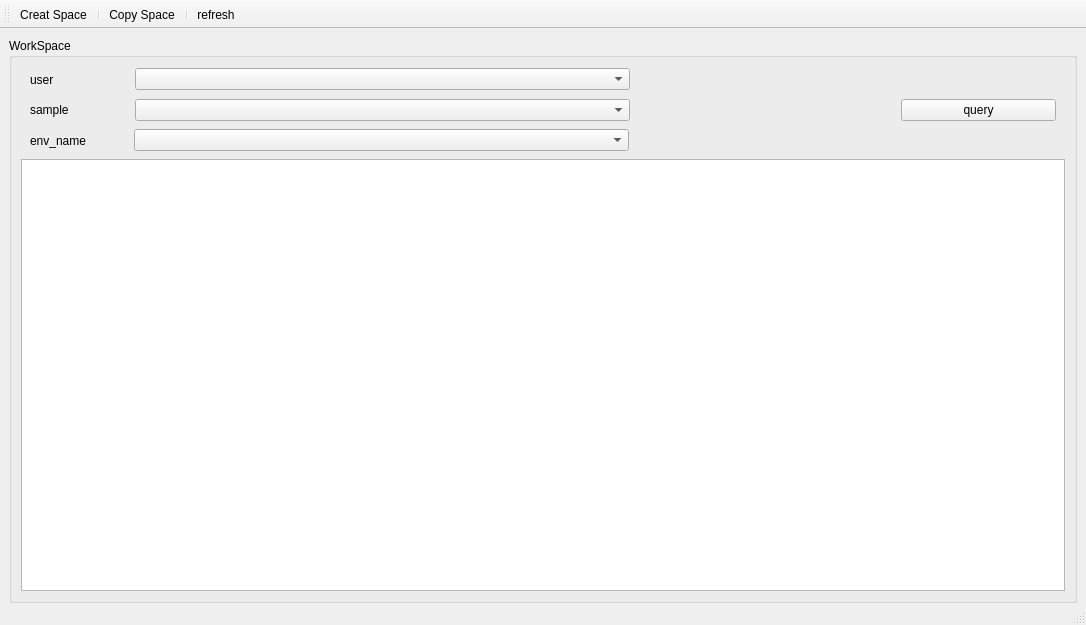
<?xml version="1.0" encoding="UTF-8"?>
<ui version="4.0">
 <class>MainWindow</class>
 <widget class="QMainWindow" name="MainWindow">
  <property name="geometry">
   <rect>
    <x>0</x>
    <y>0</y>
    <width>1086</width>
    <height>625</height>
   </rect>
  </property>
  <property name="windowTitle">
   <string>WorkSpace Manage</string>
  </property>
  <widget class="QWidget" name="centralwidget">
   <layout class="QGridLayout" name="gridLayout">
    <property name="bottomMargin">
     <number>0</number>
    </property>
    <item row="0" column="0">
     <widget class="QGroupBox" name="groupBox_2">
      <property name="title">
       <string>WorkSpace</string>
      </property>
      <layout class="QGridLayout" name="gridLayout_3" rowstretch="2,10">
       <item row="1" column="0">
        <widget class="QTableViewWorkSpaceWidget" name="tableWorkSpaceView"/>
       </item>
       <item row="0" column="0">
        <widget class="QWidget" name="widget_5" native="true">
         <layout class="QHBoxLayout" name="horizontalLayout_5" stretch="5,1">
          <property name="leftMargin">
           <number>0</number>
          </property>
          <property name="topMargin">
           <number>0</number>
          </property>
          <property name="rightMargin">
           <number>0</number>
          </property>
          <property name="bottomMargin">
           <number>0</number>
          </property>
          <item>
           <widget class="QWidget" name="widget_12" native="true">
            <layout class="QVBoxLayout" name="verticalLayout_4">
             <property name="leftMargin">
              <number>0</number>
             </property>
             <property name="topMargin">
              <number>0</number>
             </property>
             <property name="rightMargin">
              <number>0</number>
             </property>
             <property name="bottomMargin">
              <number>0</number>
             </property>
             <item>
              <widget class="QWidget" name="widget_6" native="true">
               <layout class="QHBoxLayout" name="horizontalLayout_6" stretch="2,10,5">
                <property name="spacing">
                 <number>6</number>
                </property>
                <property name="topMargin">
                 <number>0</number>
                </property>
                <property name="bottomMargin">
                 <number>0</number>
                </property>
                <item>
                 <widget class="QLabel" name="label_4">
                  <property name="text">
                   <string>user</string>
                  </property>
                 </widget>
                </item>
                <item>
                 <widget class="SearchComboBox" name="workUserContent"/>
                </item>
                <item>
                 <spacer name="horizontalSpacer_4">
                  <property name="orientation">
                   <enum>Qt::Horizontal</enum>
                  </property>
                  <property name="sizeHint" stdset="0">
                   <size>
                    <width>91</width>
                    <height>20</height>
                   </size>
                  </property>
                 </spacer>
                </item>
               </layout>
              </widget>
             </item>
             <item>
              <widget class="QWidget" name="widget_7" native="true">
               <layout class="QHBoxLayout" name="horizontalLayout_7" stretch="2,10,5">
                <property name="sizeConstraint">
                 <enum>QLayout::SetDefaultConstraint</enum>
                </property>
                <property name="topMargin">
                 <number>0</number>
                </property>
                <property name="bottomMargin">
                 <number>0</number>
                </property>
                <item>
                 <widget class="QLabel" name="label_5">
                  <property name="text">
                   <string>sample</string>
                  </property>
                 </widget>
                </item>
                <item>
                 <widget class="SearchComboBox" name="workSampleContent">
                  <property name="enabled">
                   <bool>true</bool>
                  </property>
                 </widget>
                </item>
                <item>
                 <spacer name="horizontalSpacer_5">
                  <property name="orientation">
                   <enum>Qt::Horizontal</enum>
                  </property>
                  <property name="sizeHint" stdset="0">
                   <size>
                    <width>91</width>
                    <height>20</height>
                   </size>
                  </property>
                 </spacer>
                </item>
               </layout>
              </widget>
             </item>
             <item>
              <widget class="QWidget" name="widget_13" native="true">
               <property name="enabled">
                <bool>true</bool>
               </property>
               <layout class="QHBoxLayout" name="horizontalLayout_8" stretch="2,10,5">
                <property name="spacing">
                 <number>5</number>
                </property>
                <property name="topMargin">
                 <number>0</number>
                </property>
                <property name="bottomMargin">
                 <number>0</number>
                </property>
                <item>
                 <widget class="QLabel" name="label_6">
                  <property name="text">
                   <string>env_name</string>
                  </property>
                 </widget>
                </item>
                <item>
                 <widget class="SearchComboBox" name="workEnvContent"/>
                </item>
                <item>
                 <spacer name="horizontalSpacer_6">
                  <property name="orientation">
                   <enum>Qt::Horizontal</enum>
                  </property>
                  <property name="sizeHint" stdset="0">
                   <size>
                    <width>38</width>
                    <height>20</height>
                   </size>
                  </property>
                 </spacer>
                </item>
               </layout>
              </widget>
             </item>
            </layout>
           </widget>
          </item>
          <item>
           <widget class="QWidget" name="widget_14" native="true">
            <layout class="QVBoxLayout" name="verticalLayout_5">
             <item>
              <spacer name="verticalSpacer_3">
               <property name="orientation">
                <enum>Qt::Vertical</enum>
               </property>
               <property name="sizeHint" stdset="0">
                <size>
                 <width>20</width>
                 <height>15</height>
                </size>
               </property>
              </spacer>
             </item>
             <item>
              <widget class="QPushButton" name="queryWorkSpace">
               <property name="text">
                <string>query</string>
               </property>
              </widget>
             </item>
             <item>
              <spacer name="verticalSpacer_4">
               <property name="orientation">
                <enum>Qt::Vertical</enum>
               </property>
               <property name="sizeHint" stdset="0">
                <size>
                 <width>20</width>
                 <height>15</height>
                </size>
               </property>
              </spacer>
             </item>
            </layout>
           </widget>
          </item>
         </layout>
        </widget>
       </item>
      </layout>
     </widget>
    </item>
   </layout>
  </widget>
  <widget class="QStatusBar" name="statusbar"/>
  <widget class="QToolBar" name="toolBar">
   <property name="windowTitle">
    <string>toolBar</string>
   </property>
   <attribute name="toolBarArea">
    <enum>TopToolBarArea</enum>
   </attribute>
   <attribute name="toolBarBreak">
    <bool>false</bool>
   </attribute>
   <addaction name="actionCreatSpace"/>
   <addaction name="separator"/>
   <addaction name="actionCopySpace"/>
   <addaction name="separator"/>
   <addaction name="actionRefresh"/>
  </widget>
  <action name="actionCreatSpace">
   <property name="text">
    <string>Creat Space</string>
   </property>
  </action>
  <action name="actionRefresh">
   <property name="text">
    <string>refresh</string>
   </property>
  </action>
  <action name="actionCopySpace">
   <property name="text">
    <string>Copy Space</string>
   </property>
  </action>
 </widget>
 <customwidgets>
  <customwidget>
   <class>QTableViewWorkSpaceWidget</class>
   <extends>QTableView</extends>
   <header>.widgets.chip_manage_files.table_view_workspace</header>
  </customwidget>
  <customwidget>
   <class>SearchComboBox</class>
   <extends>QComboBox</extends>
   <header>.widgets.combox_custom.combox_search</header>
  </customwidget>
 </customwidgets>
 <resources/>
 <connections>
  <connection>
   <sender>queryWorkSpace</sender>
   <signal>clicked()</signal>
   <receiver>MainWindow</receiver>
   <slot>query_workspace()</slot>
   <hints>
    <hint type="sourcelabel">
     <x>962</x>
     <y>105</y>
    </hint>
    <hint type="destinationlabel">
     <x>513</x>
     <y>323</y>
    </hint>
   </hints>
  </connection>
  <connection>
   <sender>actionCreatSpace</sender>
   <signal>triggered()</signal>
   <receiver>MainWindow</receiver>
   <slot>creat_work_space()</slot>
   <hints>
    <hint type="sourcelabel">
     <x>-1</x>
     <y>-1</y>
    </hint>
    <hint type="destinationlabel">
     <x>541</x>
     <y>335</y>
    </hint>
   </hints>
  </connection>
  <connection>
   <sender>actionRefresh</sender>
   <signal>triggered()</signal>
   <receiver>MainWindow</receiver>
   <slot>refresh()</slot>
   <hints>
    <hint type="sourcelabel">
     <x>-1</x>
     <y>-1</y>
    </hint>
    <hint type="destinationlabel">
     <x>541</x>
     <y>335</y>
    </hint>
   </hints>
  </connection>
  <connection>
   <sender>workSampleContent</sender>
   <signal>currentTextChanged(QString)</signal>
   <receiver>MainWindow</receiver>
   <slot>space_sample_change()</slot>
   <hints>
    <hint type="sourcelabel">
     <x>742</x>
     <y>107</y>
    </hint>
    <hint type="destinationlabel">
     <x>541</x>
     <y>335</y>
    </hint>
   </hints>
  </connection>
  <connection>
   <sender>actionCopySpace</sender>
   <signal>triggered()</signal>
   <receiver>MainWindow</receiver>
   <slot>copy_space()</slot>
   <hints>
    <hint type="sourcelabel">
     <x>-1</x>
     <y>-1</y>
    </hint>
    <hint type="destinationlabel">
     <x>542</x>
     <y>312</y>
    </hint>
   </hints>
  </connection>
 </connections>
 <slots>
  <slot>create_chip()</slot>
  <slot>query_chip()</slot>
  <slot>query_workspace()</slot>
  <slot>creat_work_space()</slot>
  <slot>refresh()</slot>
  <slot>chip_sample_change()</slot>
  <slot>space_sample_change()</slot>
  <slot>copy_space()</slot>
 </slots>
</ui>
